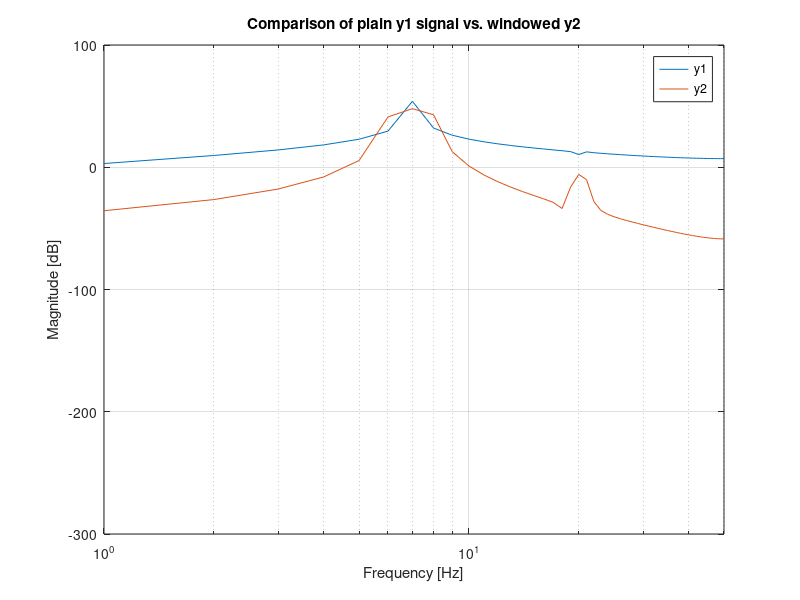

Reproduce this figure in MATLAB. (Note: this script raises an error after producing the figure.)
%% First step

fs = 100; % sampling rate

% Creating a signal with given duration
tend = 1; % [s]
t = 0:(1/fs):tend; % time vector

% Amplitudes
A1 = 10;
A2 = 0.02;
% Frequencies
f1 = 7; % [Hz]
f2 = 20; % [Hz]

% Signal creation
y1 = A1*sin(2*pi*f1*t) + A2*sin(2*pi*f2*t);

% Calculating fft
Y = fft(y1);
N = length(Y);             % Calculating length of signal
Y_mag = abs(Y(1:N/2 + 1)); % Extracting magnitudes of positive component up
                           % to Nyquist frequency
df = fs/N;                 % Frequency resolution

fv = linspace(0, fs/2, N/2 + 1);  % Frequency vector (up to Nyquist freq)

% Convert magnitude to dB (log scale)
Y_fft_dB = 20 * log10(Y_mag);

% Plot the spectrum on a logarithmic scale
figure;
semilogx(fv, Y_fft_dB); % semilogx - x axis has a log scale
xlabel('Frequency [Hz]');
ylabel('Magnitude [dB]');
xlim([0,(fs/2)]);
grid on;
hold on;


%% Second step

y2 = y1 .* hann(length(y1))'; % Multiplying first signal by Hann window

% Calculating fft
Y2 = fft(y2);

Y2_mag = (Y2(1:N/2 + 1)); % Extracting magnitudes of positive component up
                          % to Nyquist frequency

% Convert magnitude to dB (log scale)
Y2_fft_dB = 20 * log10(Y2_mag);

semilogx(fv, Y2_fft_dB); % displaying second signal on the same graph
legend('y1', 'y2');
title('Comparison of plain y1 signal vs. windowed y2');
save_fig2png(gcf,[16 9], 'lab_1_task_3_fig_1')
